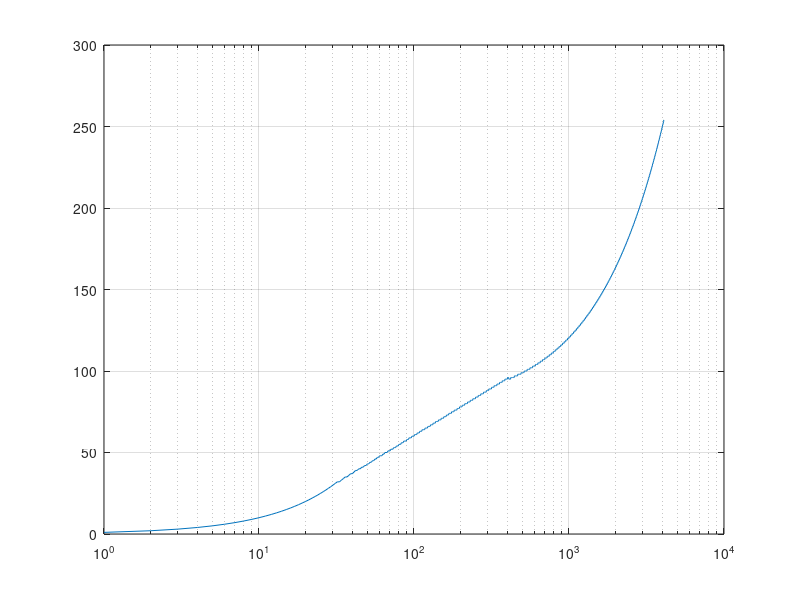

Recreate this plot in MATLAB.

%%%%%%%%%%%%%%%%%%%%%%%%%%%%%%%%%%%%%%%%%%%%%%%%%%%%%%%%%%%%%%%%%%%%%%%%%%%%%%%%%
    %%%%%%%%%%%% changed  by  wong%%%%%%%%%%%%%%%
    %%%%%%%%%%email:takeshineshiro"126.com%%%%%%%
    %%%%%%%this module  for  log %%%%%%%%%%%%%%%%
%%%%%%%%%%%%%%%%%%%%%%%%%%%%%%%%%%%%%%%%%%%%%%%%%%%%%%%%%%%%%%%%%%%%%%%%%%%%%%%%%

clear      ;
clc        ;
clear  all ;

II =   [1:1:4096];

LL =    log10(II);

ss =    [];

% 4096      for 60dB 240count, 40count/db
% 409~4096  linear 96~255
% 409~30    log    30~96
% 0~30      linear 0 ~30

% Scale   = 255/LL(4096);
% LL      = round(LL * Scale);



for i=1:1:30                                     %%% for  0-30  linear%%%%
     ss(i) =round(i);
end


Scale_0= (96-30)/(LL(409)-LL(30));

for i =  31:408
ss(i) =round((LL(i)-LL(30)) * Scale_0)+30;        %%%%%for  31-408  log %%%%%
end



k  =  (4096-409)/(255-96);

for i=409:1:4096
    ss(i) =round((i-409)/k)+95;              %%%%for 409-4096  linear %%%  
                                                
end

semilogx(ss) ;
grid on ;

fid=fopen('log.txt','w+');  


for i=1:1:4096
   fprintf(fid,'%2X\r\n',ss(i));
end

fclose(fid);





% clear;
% II=[1:1:4096];
% 
% LL=log10(II);
% 
% 
% Scale= 255/(LL(4096)-LL(1));
% 
% LL =round((LL-LL(1)) * Scale);
% 
% semilogx(LL)
% grid
% 
% fid=fopen('log.txt','w+'); 
% 
% for i=1:1:4096
%    fprintf(fid,'%2X\r\n',LL(i));
% end
% 
% fclose(fid);


tt  =  [];